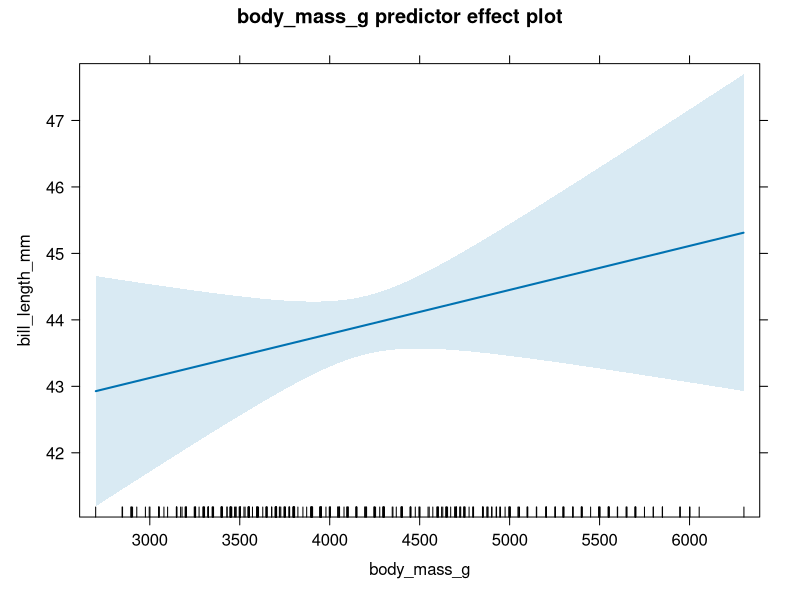
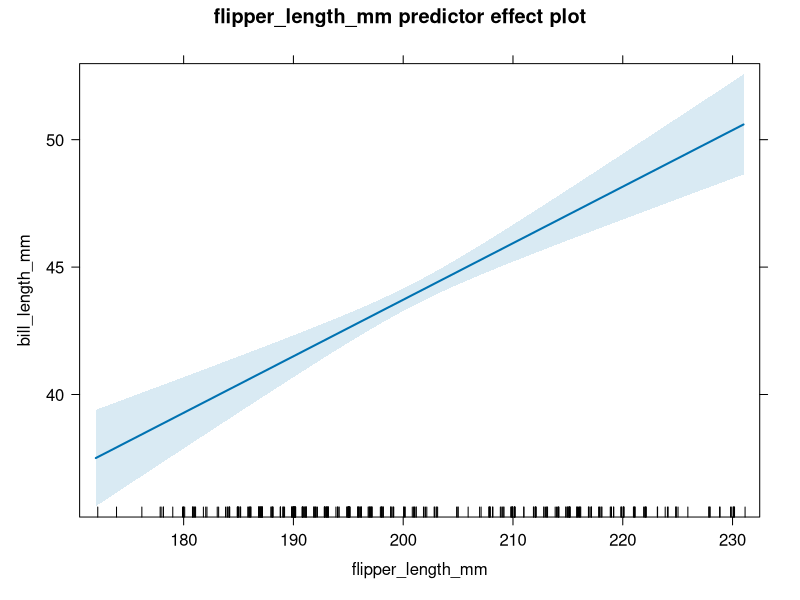
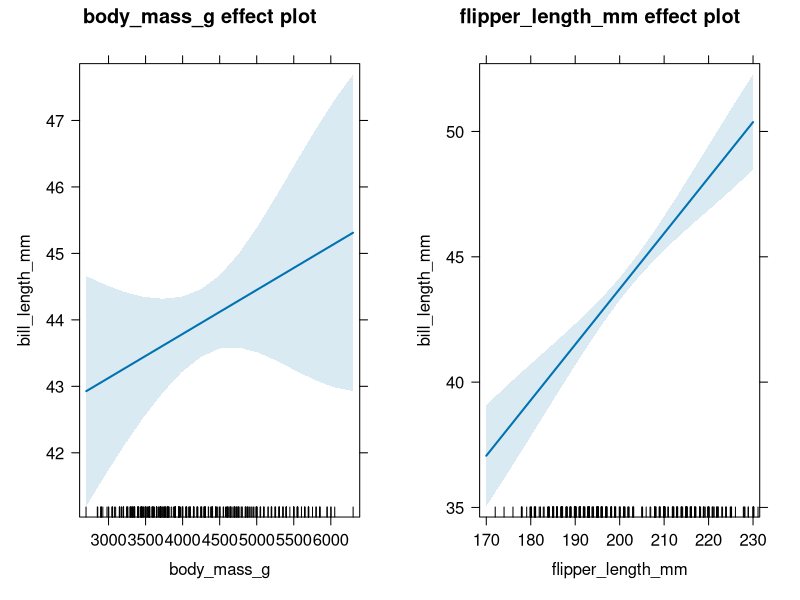
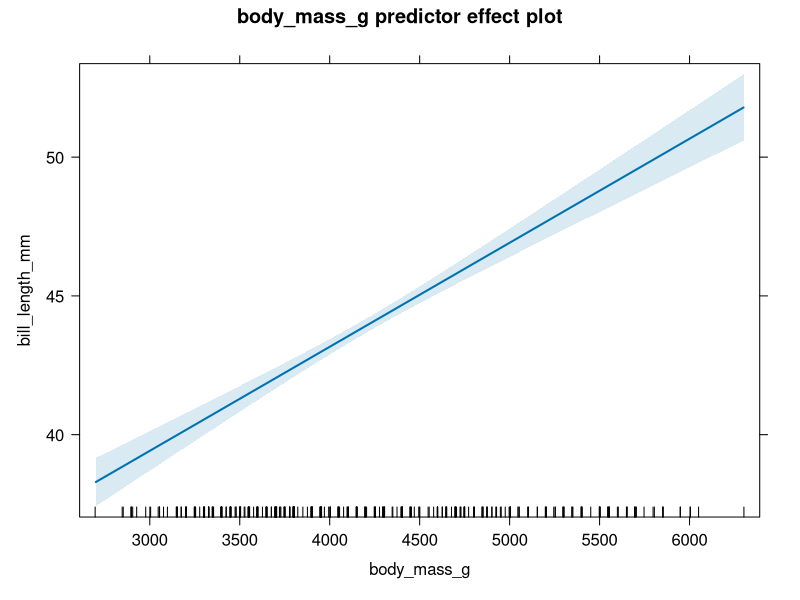
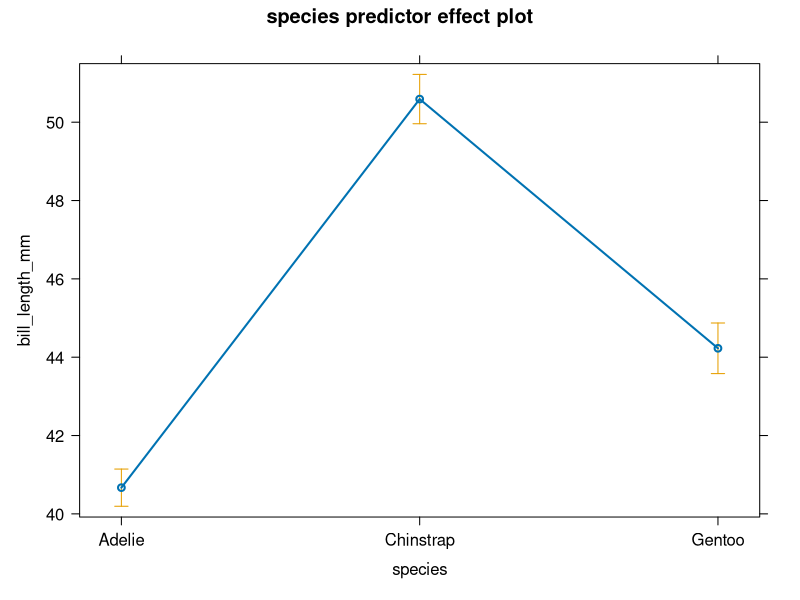
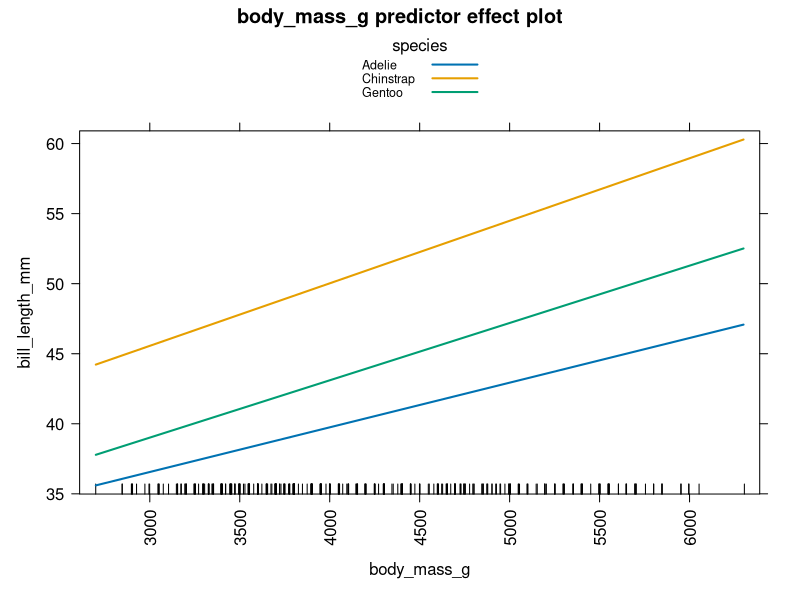
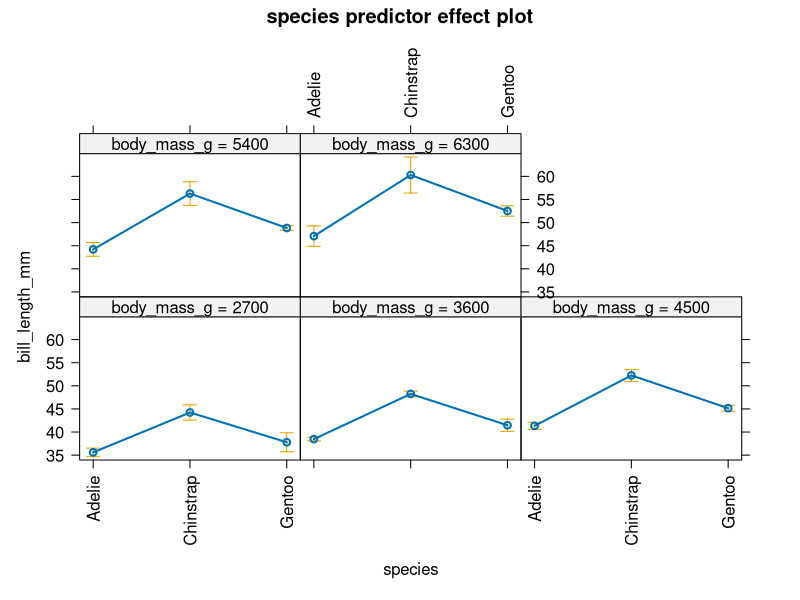
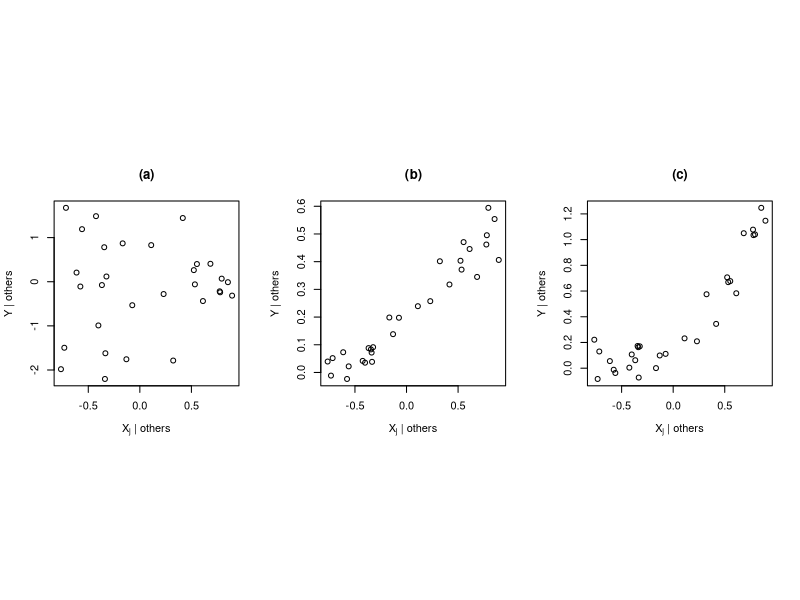

Source code (R) for these figures, in order:
## ---- chunk 1
if(!require(palmerpenguins, quietly = TRUE)) {
  install.packages("palmerpenguins", repos = "https://cran.rstudio.com/")
  library(palmerpenguins)
}
## ---- chunk 2
if(!require(car, quietly = TRUE)) {
  install.packages("car", repos = "https://cran.rstudio.com/")
  library(car)
}
## ---- chunk 3
if(!require(effects, quietly = TRUE)) {
  install.packages("effects", repos = "https://cran.rstudio.com/")
  library(effects)
}
## ---- chunk 4
# load penguins data
data(penguins, package = "palmerpenguins")
# transform body mass variable from g to kg
penguins <- penguins |> transform(body_mass_kg = body_mass_g/1000)
# fit model with body_mass_kg
slmod_scaled <- lm(bill_length_mm ~ body_mass_kg, data = penguins)
# extract coefficients
coefficients(slmod_scaled)
## ---- chunk 5
# load penguins data since it hasn't been loaded in this chapter
data(penguins, package = "palmerpenguins")
# refit multiple linear regression model
mlmod <- lm(bill_length_mm ~ body_mass_g + flipper_length_mm, data = penguins)
# extract estimated coefficients
coef(mlmod)
## ---- chunk 6
colMeans(mlmod$model)
## ---- chunk 7
#| message: false
library(effects)
## ---- chunk 8
plot(predictorEffect("body_mass_g", mlmod))
## ---- chunk 9
plot(predictorEffect("flipper_length_mm", mlmod))
## ---- chunk 10
plot(allEffects(mlmod))
## ---- chunk 11
# refit the parallel lines model
lmodp <- lm(bill_length_mm ~ body_mass_g + species, data = penguins)
# double-check coefficients
coef(lmodp)
## ---- chunk 12
table(lmodp$model$species)
print(paste('Total:', length(lmodp$model$species)))
## ---- chunk 13
# draw effect plot for body_mass_g
plot(predictorEffect("body_mass_g", lmodp))
## ---- chunk 14
# sample mean of body_mass_g variable used to fit lmodp
mean(lmodp$model$body_mass_g)
## ---- chunk 15
plot(predictorEffect("species", lmodp))
## ---- chunk 16
# fit separate lines model
lmods <- lm(bill_length_mm ~ body_mass_g + species + body_mass_g:species,
            data = penguins)
# extract estimated coefficients
coef(lmods)
## ---- chunk 17
# effect plot of body mass for separate lines model
# axes ... rotates the x-axis labels 90 degrees
# lines ... plots the effect of body mass in one graphic
plot(predictorEffect("body_mass_g", lmods),
     axes = list(x = list(rotate = 90)),
     lines = list(multiline = TRUE))
## ---- chunk 18
# effect plot of body mass for separate lines model
# axes ... rotates the x-axis labels 90 degrees
# lines ... plots the effect of species in one graphic
plot(predictorEffect("species", lmods),
     axes = list(x = list(rotate = 90)),
     lines=list(multiline = FALSE))
## ---- chunk 19
#| echo: false
#| eval: true
#| output: true
par(mfrow = c(1, 3), pty = "s")
set.seed(71)
x <- runif(30, -1, 1)
y1 <- rnorm(30)
y2 <- 0.2 + 0.3 * x + rnorm(30, sd = 0.05)
y3 <- 0.2 + 0.6 * x + 0.6 * x^2 + rnorm(30, sd = 0.1)
plot(y1 ~ x, ylab = "Y | others",
     xlab = expression(paste(X[j], " | others")))
title("(a)")
plot(y2 ~ x, ylab = "Y | others",
     xlab = expression(paste(X[j], " | others")))
title("(b)")
plot(y3 ~ x, ylab = "Y | others",
     xlab = expression(paste(X[j], " | others")))
title("(c)")
par(mfrow = c(1, 1))
## ---- chunk 20
#| message: false
library(car)
## ---- chunk 21
# create added-variable plots for all regressors in mlmod
avPlots(mlmod)
## ---- chunk 22
avPlots(lmodp)
## ---- chunk 23
leveragePlots(lmodp)
## ---- chunk 24
leveragePlots(lmods)
## ---- chunk 25
y <- c(1, 4, 6, 8, 9)       # create an arbitrary response vector
X1 <- c(7, 5, 5, 7, 7)      # create regressor 1
X2 <- c(-1, 2, -3, 1, 5/7)  # create regressor 2 to be orthogonal to X1
## ---- chunk 26
crossprod(X1, X2)
## ---- chunk 27
# y regressed on X1 without an intercept
lmod1 <- lm(y ~ X1 - 1)
coef(lmod1)
## ---- chunk 28
# y regressed on X1 and X2 without an intercept
lmod2 <- lm(y ~ X1 + X2 - 1)
coef(lmod2)
## ---- chunk 29
ones <- rep(1, 5)   # column of 1s
## ---- chunk 30
crossprod(ones, X1) # not zero, so not orthogonal
## ---- chunk 31
crossprod(ones, X2) # not zero, so not orthogonal
## ---- chunk 32
# y regressed on X1 and X2 with an intercept
lmod3 <- lm(y ~ X1 + X2)
coef(lmod3) # coefficients for lmod3
## ---- chunk 33
X3 <-  c(0, -1, 1, 0, 0) # sample mean is zero
X4 <- c(0, 0, 0, 1, -1)  # sample mean is zero
cov(X3, X4)              # 0, so X3 and X4 are uncorrelated and orthogonal
## ---- chunk 34
coef(lm(y ~ 1))           # only column of 1s
## ---- chunk 35
coef(lm(y ~ X3 - 1))      # only X3
## ---- chunk 36
coef(lm(y ~ X4 - 1))      # only X4
## ---- chunk 37
coef(lm(y ~ X3))          # 1s and X3
## ---- chunk 38
coef(lm(y ~ X4))          # 1s and X4
## ---- chunk 39
coef(lm(y ~ X3 + X4 - 1)) # X3 and X4
## ---- chunk 40
coef(lm(y ~ X3 + X4))     # 1s, X3, and X4
## ---- chunk 41
crossprod(model.matrix(~ X1 + X2 + X3 + X4))
## ---- chunk 42
coef(lm(y ~ 1))
## ---- chunk 43
lmod4 <- lm(y ~ X1) # model with 1s and X1
coef(lmod4)
## ---- chunk 44
coef(lm(y ~ X1 + X2))
## ---- chunk 45
coef(lm(y ~ X1 + X3))
## ---- chunk 46
coef(lm(y ~ X1 + X3 + X4))
## ---- chunk 47
X5 <- c(1, 0, 0, -1, 0) # orthogonal to ones, X1, not X4
# note block of 0s
crossprod(cbind(ones, X1, X4, X5))
## ---- chunk 48
lm(y ~ X1)           # model with 1s and X1
## ---- chunk 49
lm(y ~ X1 + X4 + X5) # model with 1s, X1, X4, x5
## ---- chunk 50
lm(y ~ X4 + X5 - 1)  # model with X4 and x5 only
## ---- chunk 51
lm(y ~ X1 + X4 + X5) # model with 1s, X1, X4, x5
